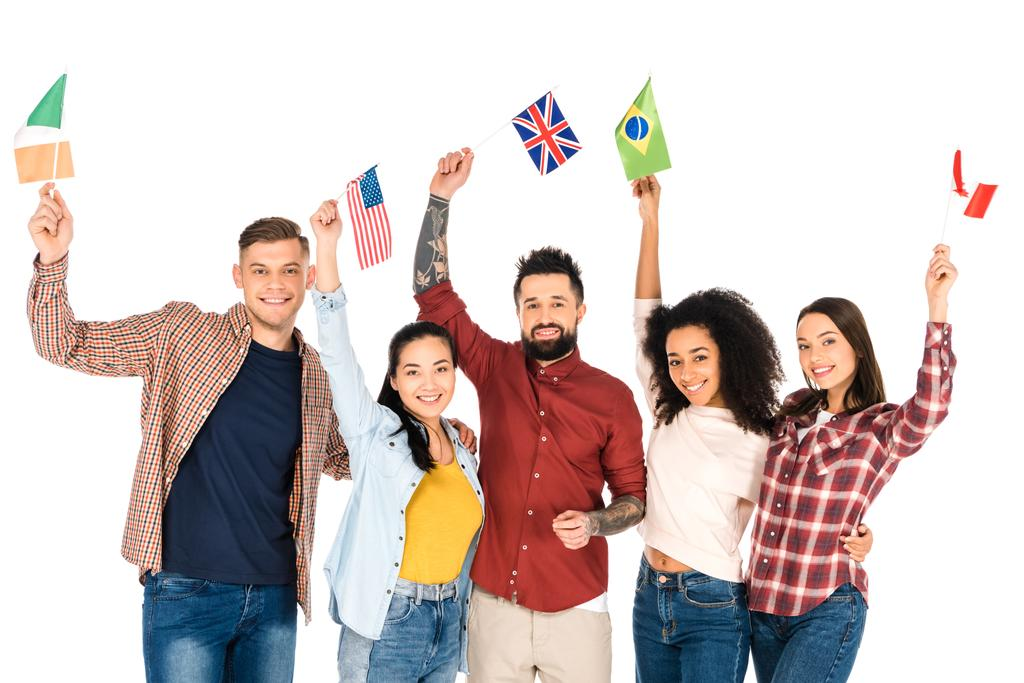
#> input picture import/resim.jpg, 1024 x 683 px, given in place of the camera
$ python renktespit.py
#> lines starting #> are read from the running program, lines starting #| are printed output that depends on the picture; after the words box and inside, x2 and y2 are one past the last pixel; in counts of white or black regions, pixels touching at a corner belong together
import cv2
import numpy as np

cap=cv2.VideoCapture(0 ,cv2.CAP_DSHOW )

while True:
    ret,frame = cap.read()
#> frame is the input picture: shape (683, 1024, 3); mean B, G, R 194.3, 196.8, 209

    if ret == False:
        break

    hsv_frame = cv2.cvtColor(frame, cv2.COLOR_BGR2HSV)
#> hsv_frame: shape (683, 1024, 3); mean H, S, V 28, 48.1, 215.4

    lower_green = np.array([45,100,50])
    upper_green = np.array([75,255,255])
    green_mask = cv2.inRange(hsv_frame , lower_green , upper_green)
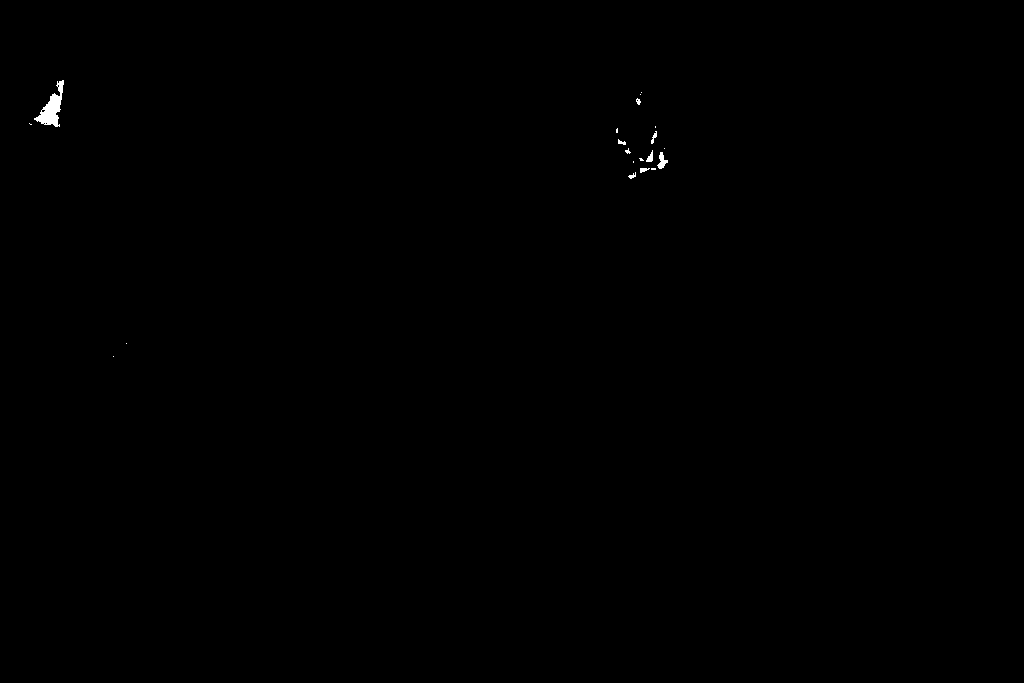
#> green_mask: shape (683, 1024); 0.13% white; 20 white regions (12 under 20 px), largest, box (x1, y1, x2, y2) and area: (34, 80, 64, 127) 566, (657, 152, 668, 169) 93, (646, 150, 653, 162) 47
    green = cv2.bitwise_and(frame, frame, mask=green_mask)


    lower_blue = np.array([100,150,0])
    upper_blue = np.array([140,255,255])
    blue_mask= cv2.inRange(hsv_frame, lower_blue , upper_blue)
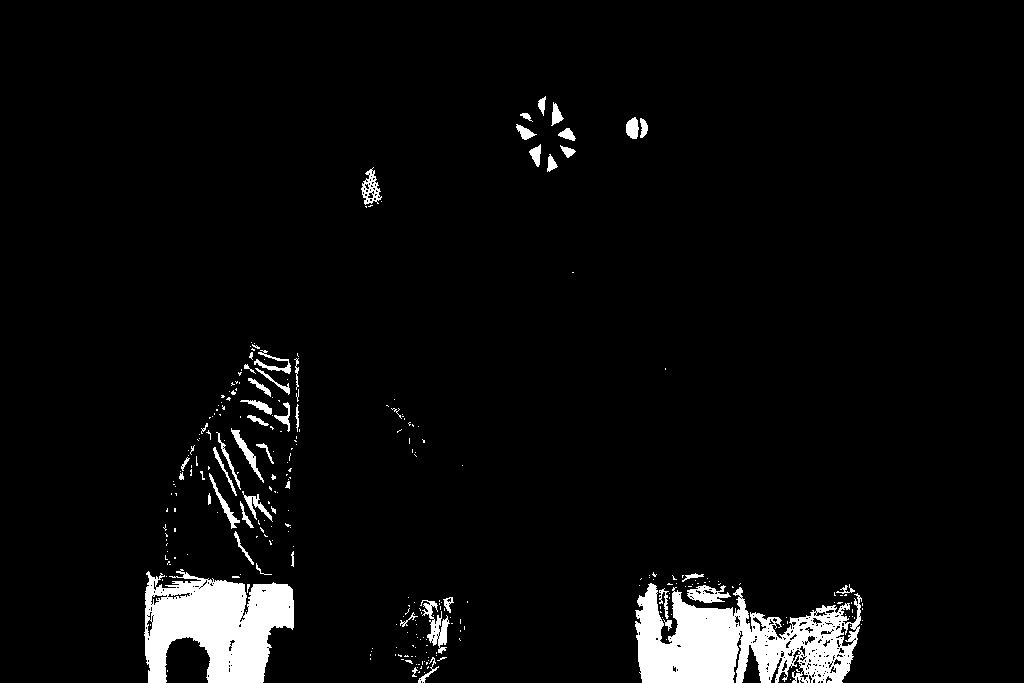
#> blue_mask: shape (683, 1024); 4.6% white; 287 white regions (237 under 20 px), largest, box (x1, y1, x2, y2) and area: (635, 583, 862, 683) 13599, (144, 569, 294, 683) 11403, (420, 600, 450, 654) 601
    blue = cv2.bitwise_and(frame, frame , mask=blue_mask)
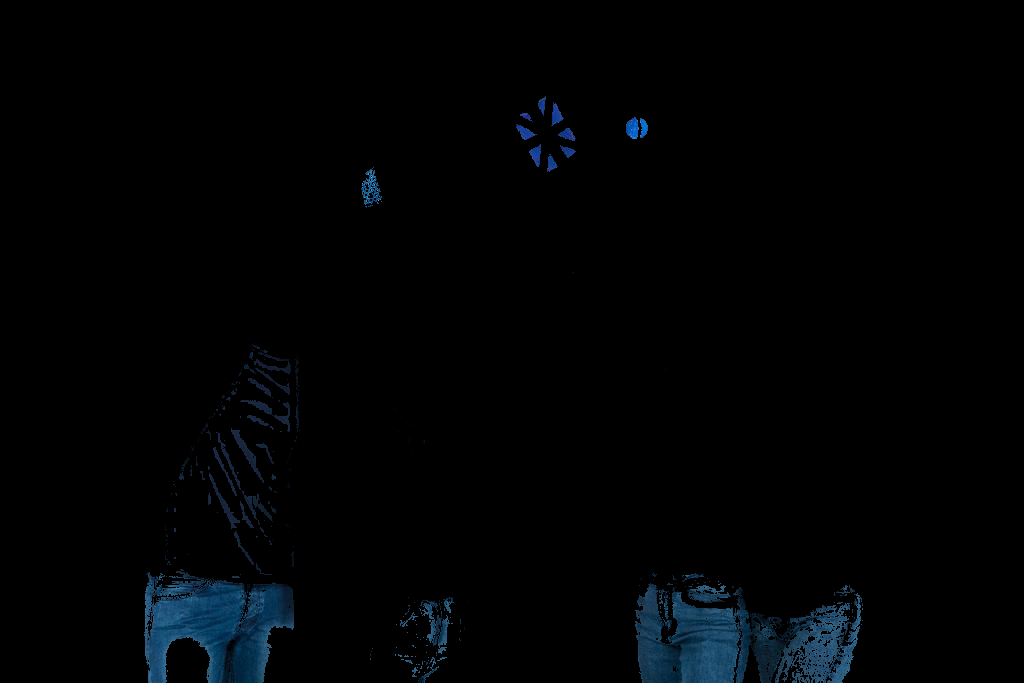
#> blue: shape (683, 1024, 3); mean B, G, R 4.1, 2.7, 1


    cv2.imshow("camera", frame)
    cv2.imshow("green mask", green_mask)
    cv2.imshow("green" , green)
    cv2.imshow("blue mask", blue_mask)
    cv2.imshow("blue", blue)
    if cv2.waitKey(1) & 0xff == ord("q"):
#> (key q is pressed here)
        break


cap.release()
cv2.destroyAllWindows()
